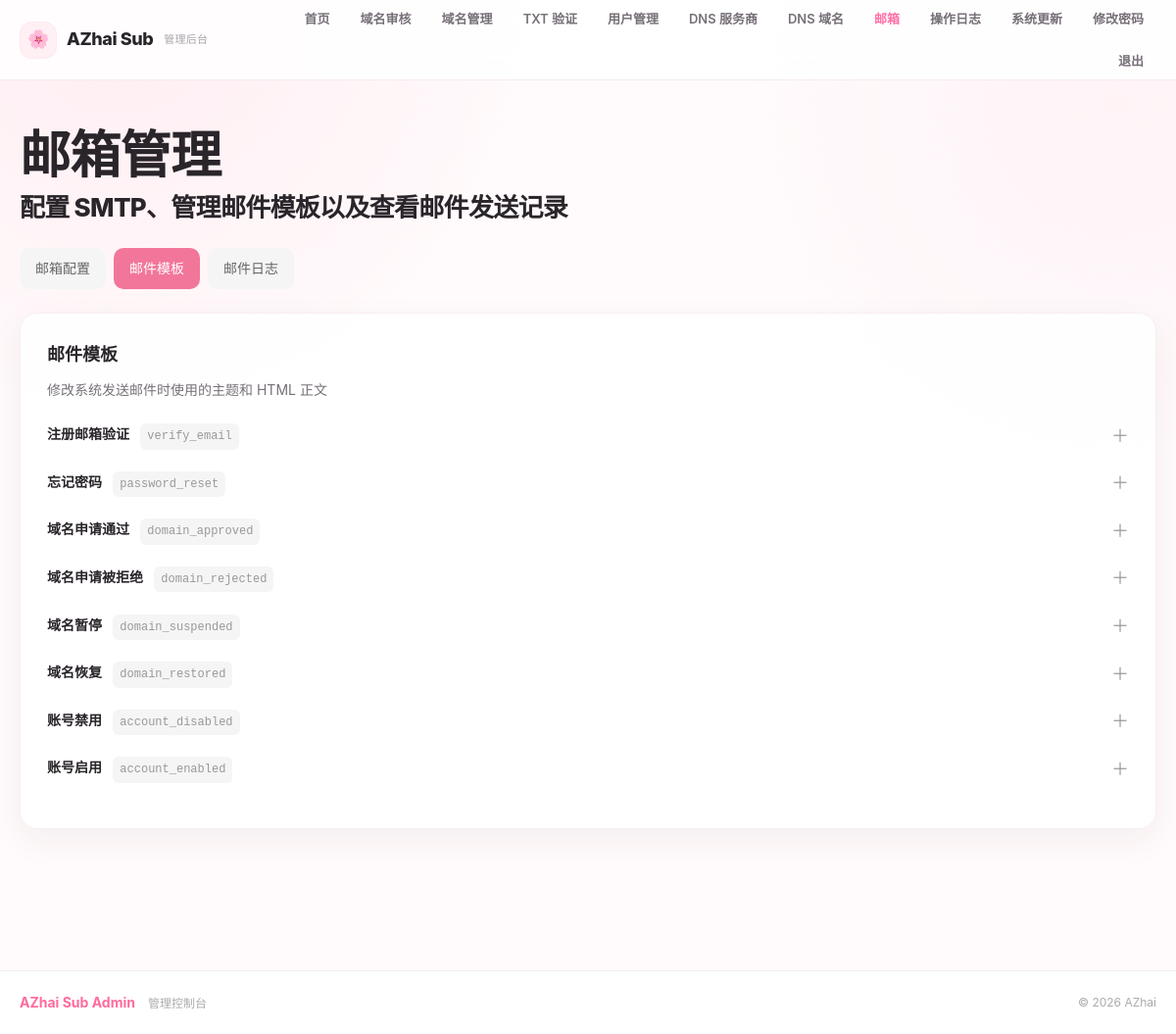
/admin/email.php?tab=templates (signed in), run on the app's committed database.
### tables this page shows
CREATE TABLE `email_templates` (
  `id` int UNSIGNED NOT NULL,
  `template_key` varchar(64) NOT NULL,
  `name` varchar(100) NOT NULL,
  `subject` varchar(255) NOT NULL,
  `body` longtext NOT NULL,
  `enabled` tinyint(1) NOT NULL DEFAULT '1',
  `updated_at` datetime NOT NULL DEFAULT CURRENT_TIMESTAMP ON UPDATE CURRENT_TIMESTAMP
);

### includes/functions.php (called while the page is built, shortened)
<?php
function e($value): string
{
    return htmlspecialchars(
        (string)$value,
        ENT_QUOTES,
        'UTF-8'
    );
}

### admin/email.php (the view, shortened to what this page needs)
<?php
require_once __DIR__ . '/../includes/functions.php';
require_once __DIR__ . '/../includes/email.php';
$db = db();
$tab = $_GET['tab'] ?? 'settings';
$stmt = $db->query("
    SELECT *
    FROM email_settings
    WHERE id = 1
    LIMIT 1
");
$emailSettings = $stmt->fetch(PDO::FETCH_ASSOC);
if (!$emailSettings) {
    $emailSettings = [
        'smtp_host' => '',
        'smtp_port' => 587,
        'smtp_encryption' => 'tls',
        'smtp_username' => '',
        'smtp_password' => '',
        'from_name' => $config['site_name'] ?? 'AZhai Sub',
        'from_email' => '',
        'reply_to' => '',
        'enabled' => 0,
    ];
}
$templateStmt = $db->query("
    SELECT
        id,
        template_key,
        name,
        subject,
        body,
        enabled,
        updated_at
    FROM email_templates
    ORDER BY id ASC
");
$emailTemplates = $templateStmt->fetchAll(PDO::FETCH_ASSOC);
require __DIR__ . '/../includes/admin_header.php';
?>
<div class="page-title">
    <h1>
        邮箱管理
    </h1>
    <p>
        配置 SMTP、管理邮件模板以及查看邮件发送记录
    </p>
</div>
<div class="email-tabs">
    <a
        href="/admin/email.php?tab=settings"
        class="<?= $tab === 'settings' ? 'active' : '' ?>"
    >
        邮箱配置
    </a>
    <a
        href="/admin/email.php?tab=templates"
        class="<?= $tab === 'templates' ? 'active' : '' ?>"
    >
        邮件模板
    </a>
    <a
        href="/admin/email.php?tab=logs"
        class="<?= $tab === 'logs' ? 'active' : '' ?>"
    >
        邮件日志
    </a>
</div>
<?php if ($tab === 'settings'): ?>
    <section class="card email-section">
        <h2>
            SMTP 邮箱配置
        </h2>
        <p class="email-section-description">
            邮箱用于注册验证、找回密码以及系统通知
        </p>
        <form method="post">
            <?= csrf_field() ?>
            <input
                type="hidden"
                name="action"
                value="save_settings"
            >
            <div class="email-form-grid">
                <div class="email-field full">
                    <label class="email-toggle">
                        <input
                            type="checkbox"
                            name="enabled"
                            value="1"
                            <?= !empty($emailSettings['enabled']) ? 'checked' : '' ?>
                        >
                        <span>
                            启用邮件系统
                        </span>
                    </label>
                    <div class="email-help">
                        关闭后系统不会主动发送注册验证、密码重置以及通知邮件
                    </div>
                </div>
                <div class="email-field">
                    <label for="smtp_host">
                        SMTP 服务器
                    </label>
                    <input
                        type="text"
                        id="smtp_host"
                        name="smtp_host"
                        value="<?= e($emailSettings['smtp_host'] ?? '') ?>"
                        placeholder="例如 smtp.example.com"
                        required
                    >
                </div>
                <div class="email-field">
                    <label for="smtp_port">
                        SMTP 端口
                    </label>
                    <input
                        type="number"
                        id="smtp_port"
                        name="smtp_port"
                        value="<?= e($emailSettings['smtp_port'] ?? 587) ?>"
                        min="1"
                        max="65535"
                        required
                    >
                </div>
                <div class="email-field">
                    <label for="smtp_encryption">
                        加密方式
                    </label>
                    <select
                        id="smtp_encryption"
                        name="smtp_encryption"
                    >
                        <option
                            value="tls"
                            <?= ($emailSettings['smtp_encryption'] ?? '') === 'tls' ? 'selected' : '' ?>
                        >
                            STARTTLS
                        </option>
                        <option
                            value="ssl"
                            <?= ($emailSettings['smtp_encryption'] ?? '') === 'ssl' ? 'selected' : '' ?>
                        >
                            SSL
                        </option>
                        <option
                            value="none"
                            <?= ($emailSettings['smtp_encryption'] ?? '') === 'none' ? 'selected' : '' ?>
                        >
                            无加密
                        </option>
                    </select>
                </div>
                <div class="email-field">
                    <label for="smtp_username">
                        SMTP 用户名
                    </label>
                    <input
                        type="text"
                        id="smtp_username"
                        name="smtp_username"
                        value="<?= e($emailSettings['smtp_username'] ?? '') ?>"
                        autocomplete="username"
                    >
                </div>
                <div class="email-field full">
                    <label for="smtp_password">
                        SMTP 密码
                    </label>
                    <input
                        type="password"
                        id="smtp_password"
                        name="smtp_password"
                        value=""
                        placeholder="留空则保持原密码不变"
                        autocomplete="new-password"
                    >
                    <div class="email-help">
                        SMTP 密码不会直接显示在后台，留空保存时继续使用原密码
                    </div>
                </div>
                <div class="email-field">
                    <label for="from_name">
                        发件人名称
                    </label>
                    <input
                        type="text"
                        id="from_name"
                        name="from_name"
                        value="<?= e($emailSettings['from_name'] ?? '') ?>"
                        placeholder="AZhai Sub"
                    >
                </div>
                <div class="email-field">
                    <label for="from_email">
                        发件人邮箱
                    </label>
                    <input
                        type="email"
                        id="from_email"
                        name="from_email"
                        value="<?= e($emailSettings['from_email'] ?? '') ?>"
                        placeholder="noreply@example.com"
                        required
                    >
                </div>
                <div class="email-field full">
                    <label for="reply_to">
                        回复邮箱
                    </label>
                    <input
                        type="email"
                        id="reply_to"
                        name="reply_to"
                        value="<?= e($emailSettings['reply_to'] ?? '') ?>"
                        placeholder="可选"
                    >
                </div>
            </div>
            <div class="email-actions">
                <button type="submit">
                    保存邮箱配置
                </button>
            </div>
        </form>
    </section>
    <section class="card email-section">
        <h2>
            测试邮件
        </h2>
        <p class="email-section-description">
            使用已经保存的 SMTP 配置发送一封测试邮件
        </p>
        <form method="post">
            <?= csrf_field() ?>
            <input
                type="hidden"
                name="action"
                value="test_email"
            >
            <div class="email-form-grid">
                <div class="email-field">
                    <label for="test_email">
                        测试邮箱
                    </label>
                    <input
                        type="email"
                        id="test_email"
                        name="test_email"
                        placeholder="请输入收件邮箱"
                        required
                    >
                </div>
            </div>
            <div class="email-actions">
                <button type="submit">
                    发送测试邮件
                </button>
            </div>
        </form>
    </section>
<?php elseif ($tab === 'templates'): ?>
    <section class="card email-section">
        <h2>
            邮件模板
        </h2>
        <p class="email-section-description">
            修改系统发送邮件时使用的主题和 HTML 正文
        </p>
        <?php if (empty($emailTemplates)): ?>
            <div class="email-empty">
                暂无邮件模板
            </div>
        <?php else: ?>
            <?php foreach ($emailTemplates as $template): ?>
                <details
                    class="email-template"
                    <?= isset($_GET['edit']) && (int)$_GET['edit'] === (int)$template['id'] ? 'open' : '' ?>
                >
                    <summary>
                        <div>
                            <span class="email-template-name">
                                <?= e($template['name']) ?>
                            </span>
                            <span class="email-template-key">
                                <?= e($template['template_key']) ?>
                            </span>
                        </div>
                    </summary>
                </details>
            <?php endforeach; ?>
        <?php endif; ?>
    </section>
<?php endif; ?>
<?php require __DIR__ . '/../includes/admin_footer.php'; ?>

### data on the page
email_templates: name "注册邮箱验证", template_key "verify_email"
email_templates: name "忘记密码", template_key "password_reset"
email_templates: name "域名申请通过", template_key "domain_approved"
email_templates: name "域名申请被拒绝", template_key "domain_rejected"
email_templates: name "域名暂停", template_key "domain_suspended"
email_templates: name "域名恢复", template_key "domain_restored"
email_templates: name "账号禁用", template_key "account_disabled"
email_templates: name "账号启用", template_key "account_enabled"

### other printed values
$config['site_name'] "AZhai Sub"
